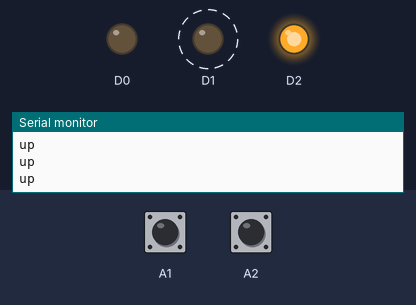
Bench run of a sketch on a simulated Particle Photon. On the bench: output pins drawn as LEDs (lit = HIGH), the last lines printed to the serial monitor. Dashed ring = blinking. The inputs (shaded band) are chosen by the test bench; at power-on: A1 LOW, A2 LOW.

Above: at 1.7 s.
1.8 s: A1 driven HIGH
4.8 s: A2 driven HIGH
7.8 s: A1 pulsed LOW 5 times (0.12 s each, 0.3 s apart)
At 10.0 s:
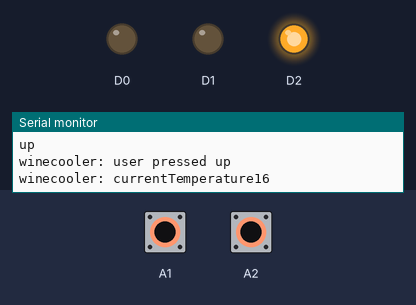
10.8 s: A2 pulsed LOW 2 times (0.12 s each, 0.3 s apart)
Timing chart, 0 to 13.8 s (numbered marks = the images above; inputs shaded):
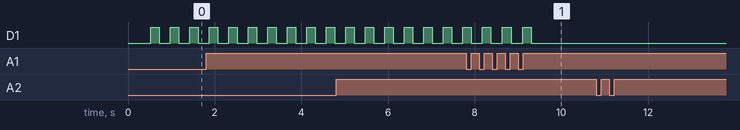

Measured:
- by itself, D1: alternates HIGH for 0.20 s and LOW for 0.27 s, 7 changes in all, then stays LOW

The sketch:

main.ino
```cpp
#include "application.h"
#include "winecooler.h"

void setup() {
  winecooler::setup();
}

void loop() {
  winecooler::loop();
}
```

winecooler.h
```cpp
#ifndef ADD_WINECOOLER_H
#define ADD_WINECOOLER_H

class winecooler {
	public:
    static void setup();
    static void loop();
  private:
		static int currentTemperature;
    static int newTemperature;
		static int lastPublishedTemperature;
    static unsigned long lastPress;

    static int pressUp(String command);
    static int pressDown(String command);
    static int setTemperature(String command);
		static int power(String command);
    static int setNewTemperature(int newTemp);

    static void upPressed();
    static void downPressed();
    static void handlePressed(int tempDelta);
};

#endif
```
